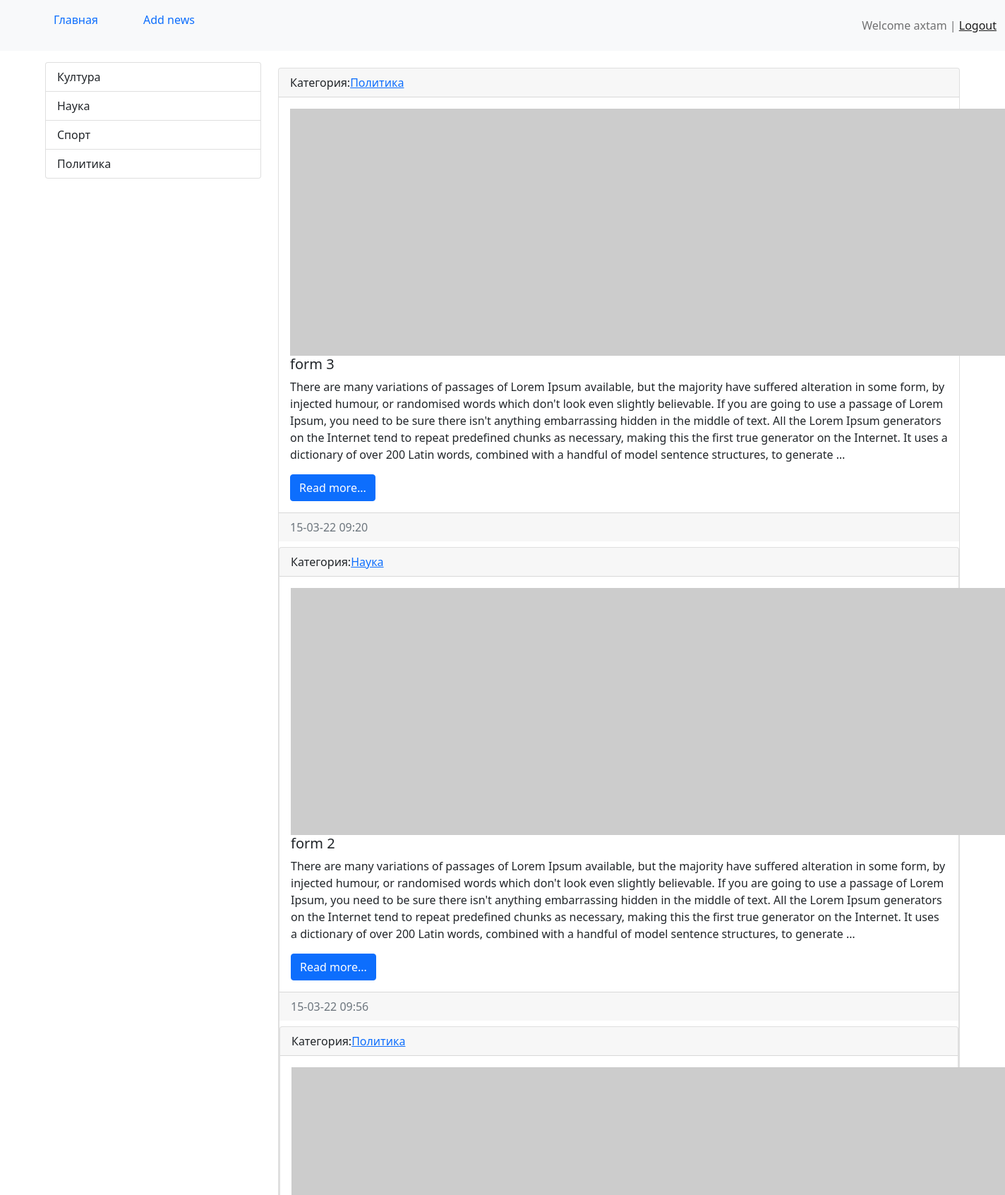
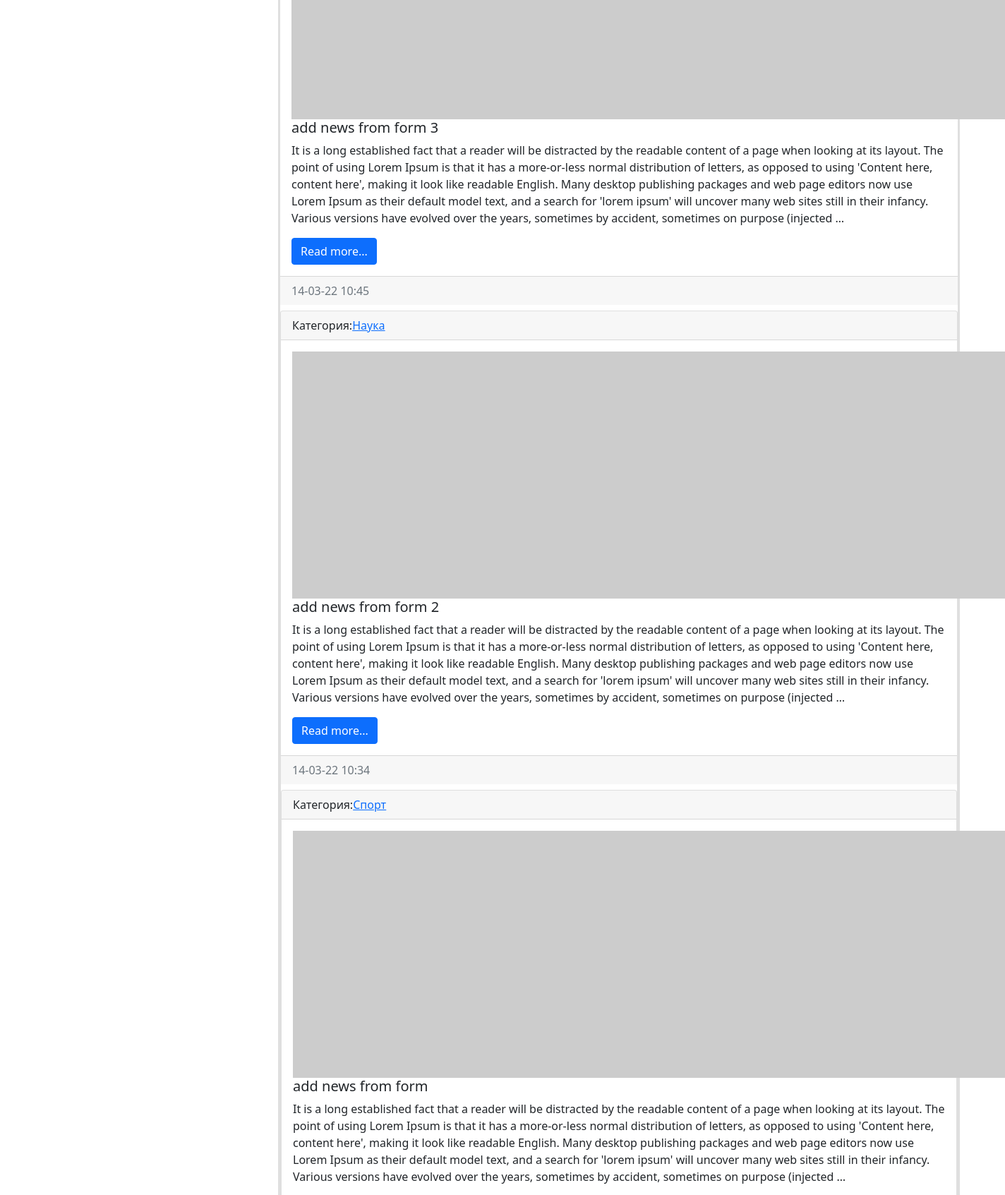
The app's page / (signed in, upper part) with its own data (2 pictures, top to bottom).
### news/models.py (models this page shows, shortened)
class Category(models.Model):
    title = models.CharField(max_length=150,db_index=True)
    def __str__(self):
        return self.title
    class Meta:
        verbose_name='Category'
        verbose_name_plural='category'
    def get_absolute_url(self):
        return reverse('category',kwargs={ 'category_id':self.pk })

class News(models.Model):
    title = models.CharField(max_length=150,verbose_name='Sarlavha')
    content = models.TextField(blank=True,verbose_name='Sarlavha matni')
    created_at = models.DateTimeField(auto_now_add=True,verbose_name='yaratilgan vaqt')
    updated_at = models.DateTimeField(auto_now=True,verbose_name="o'zgartirilgan vaqt")
    image = models.ImageField(upload_to='photo/%Y/%m/%d/',verbose_name='rasm',blank=True)
    is_published = models.BooleanField(default=True,verbose_name='bilmadim')
    category = models.ForeignKey('Category',on_delete=models.PROTECT,null=True)
    def get_absolute_url(self):
        return reverse('views_news', kwargs={ 'pk': self.pk })
    class Meta:
        verbose_name='Yangiliklar'
        verbose_name_plural='YANGILIK'
        ordering=('-created_at',)

### news/views.py (the view)
# urls.py: path('',HomeNews.as_view(),name='home'),
class HomeNews(ListView):
    model = News
    template_name = 'news/index.html'
    context_object_name= 'news'
    def get_queryset(self):
        return News.objects.filter(is_published=True)

### news/templatetags/news_tags.py (called while the page is built)
@register.simple_tag()
def get_categories():
    return Category.objects.all()

### news/templates/news/index.html
{% extends 'base.html' %}
    {% block sidebar %}
    {% include 'inc/_sidebar.html' %}
    {% endblock %}
    {% block content %}
            <div class="col-md-9">
                {% for item in news %}
                <div class="card mt-2">
                    <div class="card-header">
                        Категория:<a href="{{ item.category.get_absolute_url }}">{{ item.category }}</a>
                    </div>
                    <div class="card-body">
                        <div class="media">
                            {% if item.image %}
                                <img src="{{ item.image.url }}" alt="" width="350" height="235" class="mr-3">
                            {% else %}
                                <img src="https://picsum.photos/id/1060/350/235/?blur=2" class="mr-3">
                            {% endif %}
                            <div class="media-body">
                                <h5 class="card-title">{{ item.title }}</h5>
                                <p class="card-text">{{ item.content |truncatewords:100 }}</p>
                                <a href="{{ item.get_absolute_url }}" class="btn btn-primary">Read more...</a>
                            </div>
                        </div>
                    </div>
                    <div class="card-footer text-muted">{{ item.created_at| date:'d-m-y H:s' }}</div
                </div>
                {% endfor %}
            </div>
    {% endblock %}

### templates/base.html (shortened to what this page needs)
{% load static %}
<!doctype html>
<html lang="en">
<head>
    <link rel="stylesheet" href="{% static 'bootstrap/css/bootstrap.min.css' %}">
    <link rel="stylesheet" href="{% static 'css/style.css' %}">
</head>
<body>
        <nav class="navbar navbar-expand-lg navbar-light bg-light">
            <div class="container-fluid">
            <div class="collapse navbar-collapse" id="navbarSupportedContent">
                <ul class="nav-item" ><a class="nav-link" href="/">Главная</a></ul>
                {% if request.user.is_authenticated %}
                <ul class="nav-item"><a class="nav-link" href="{% url 'add_news' %}">Add news</a></ul>
                {% endif %}
            </div>
                <span class="navbar-text">
                    {% if request.user.is_authenticated %}
                        Welcome {{ user.username }} |  <a  href="{% url 'logout' %} ">Logout</a>
                    {% else %}
                    <a  href="{% url 'register' %}">Register</a> |
                    <a  href="{% url 'login' %}">Login</a>
                    {% endif %}
                </span>
            </div>
        </nav>
        <div class="container mt-3">
            <div class="row">
            {% block sidebar %}  {% endblock %}
            {% block content %}  {% endblock %}
  </body>
</html>

### templates/inc/_sidebar.html
{% load news_tags %}
<div class="col-md-3">
    {% get_categories as categories %}
    <div class="list-group">
        {% for item in categories %}
        <a href="{{ item.get_absolute_url }}" class="list-group-item list-group-item-action">{{ item.title }}</a>
        {% endfor %}
    </div>
</div>

### records on screen
Category: title "Култура"
Category: title "Наука"
Category: title "Спорт"
Category: title "Политика"
News: category "Политика", title "form 3", content "There are many variations of passages of Lorem Ipsum available, but the majority have suffered alteration in some form, by injected humour, or randomised words which don't look even slightly believable. If you are going to use a passage of Lorem Ipsum, you need to be sure there isn't anything embarrassing hidden in the middle of text. All the Lorem Ipsum generators on the Internet tend to repeat predefined chunks as necessary, making this the first true generator on the Internet. It uses a dictionary of over 200 Latin words, combined with a handful of model sentence structures, to generate …", created_at "15-03-22 09:20"
News: category "Наука", title "form 2", content "There are many variations of passages of Lorem Ipsum available, but the majority have suffered alteration in some form, by injected humour, or randomised words which don't look even slightly believable. If you are going to use a passage of Lorem Ipsum, you need to be sure there isn't anything embarrassing hidden in the middle of text. All the Lorem Ipsum generators on the Internet tend to repeat predefined chunks as necessary, making this the first true generator on the Internet. It uses a dictionary of over 200 Latin words, combined with a handful of model sentence structures, to generate …", created_at "15-03-22 09:56"
News: category "Политика", title "add news from form 3", content "It is a long established fact that a reader will be distracted by the readable content of a page when looking at its layout. The point of using Lorem Ipsum is that it has a more-or-less normal distribution of letters, as opposed to using 'Content here, content here', making it look like readable English. Many desktop publishing packages and web page editors now use Lorem Ipsum as their default model text, and a search for 'lorem ipsum' will uncover many web sites still in their infancy. Various versions have evolved over the years, sometimes by accident, sometimes on purpose (injected …", created_at "14-03-22 10:45"
News: category "Наука", title "add news from form 2", content "It is a long established fact that a reader will be distracted by the readable content of a page when looking at its layout. The point of using Lorem Ipsum is that it has a more-or-less normal distribution of letters, as opposed to using 'Content here, content here', making it look like readable English. Many desktop publishing packages and web page editors now use Lorem Ipsum as their default model text, and a search for 'lorem ipsum' will uncover many web sites still in their infancy. Various versions have evolved over the years, sometimes by accident, sometimes on purpose (injected …", created_at "14-03-22 10:34"
News: category "Спорт", title "add news from form", content "It is a long established fact that a reader will be distracted by the readable content of a page when looking at its layout. The point of using Lorem Ipsum is that it has a more-or-less normal distribution of letters, as opposed to using 'Content here, content here', making it look like readable English. Many desktop publishing packages and web page editors now use Lorem Ipsum as their default model text, and a search for 'lorem ipsum' will uncover many web sites still in their infancy. Various versions have evolved over the years, sometimes by accident, sometimes on purpose (injected …"

### other values on screen
{{ user.username }} "axtam"
